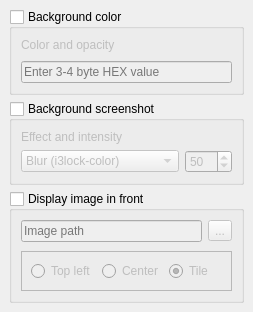
      <widget class="QWidget" name="tab_background">
       <attribute name="title">
        <string>Background</string>
       </attribute>
       <layout class="QVBoxLayout" name="verticalLayout_2">
        <property name="leftMargin">
         <number>9</number>
        </property>
        <property name="topMargin">
         <number>9</number>
        </property>
        <property name="rightMargin">
         <number>9</number>
        </property>
        <property name="bottomMargin">
         <number>9</number>
        </property>
        <item>
         <widget class="QGroupBox" name="bg_color">
          <property name="toolTip">
           <string>Display a solid or transparent color instead of a filtered screenshot. Use this if you have a blurring compositor or want a solid color as a background</string>
          </property>
          <property name="title">
           <string>Background color</string>
          </property>
          <property name="checkable">
           <bool>true</bool>
          </property>
          <property name="checked">
           <bool>false</bool>
          </property>
          <layout class="QVBoxLayout" name="verticalLayout_14">
           <property name="spacing">
            <number>9</number>
           </property>
           <item>
            <widget class="QLabel" name="label_color">
             <property name="text">
              <string>Color and opacity</string>
             </property>
            </widget>
           </item>
           <item>
            <widget class="QLineEdit" name="color">
             <property name="styleSheet">
              <string notr="true"/>
             </property>
             <property name="inputMask">
              <string/>
             </property>
             <property name="text">
              <string/>
             </property>
             <property name="maxLength">
              <number>32767</number>
             </property>
             <property name="frame">
              <bool>true</bool>
             </property>
             <property name="readOnly">
              <bool>false</bool>
             </property>
             <property name="placeholderText">
              <string>Enter 3-4 byte HEX value</string>
             </property>
            </widget>
           </item>
          </layout>
         </widget>
        </item>
        <item>
         <widget class="QGroupBox" name="bg_screenshot">
          <property name="toolTip">
           <string>Take a screenshot of the desktop and filter it instead of using a solid or transparent color. Use this if you don't have a blurring compositor or want a differnet effect. May be slow to start on high definition screens</string>
          </property>
          <property name="title">
           <string>Background screenshot</string>
          </property>
          <property name="checkable">
           <bool>true</bool>
          </property>
          <property name="checked">
           <bool>false</bool>
          </property>
          <layout class="QVBoxLayout" name="verticalLayout_13">
           <item>
            <widget class="QLabel" name="label_14">
             <property name="text">
              <string>Effect and intensity</string>
             </property>
            </widget>
           </item>
           <item>
            <widget class="QFrame" name="frame_3">
             <property name="frameShape">
              <enum>QFrame::NoFrame</enum>
             </property>
             <property name="frameShadow">
              <enum>QFrame::Raised</enum>
             </property>
             <layout class="QHBoxLayout" name="horizontalLayout_22" stretch="1,0">
              <property name="spacing">
               <number>6</number>
              </property>
              <property name="sizeConstraint">
               <enum>QLayout::SetDefaultConstraint</enum>
              </property>
              <property name="leftMargin">
               <number>0</number>
              </property>
              <property name="topMargin">
               <number>0</number>
              </property>
              <property name="rightMargin">
               <number>0</number>
              </property>
              <property name="bottomMargin">
               <number>0</number>
              </property>
              <item>
               <widget class="QComboBox" name="combo_screenshot">
                <item>
                 <property name="text">
                  <string>Blur (i3lock-color)</string>
                 </property>
                </item>
                <item>
                 <property name="text">
                  <string>Pixelate (imagemagick)</string>
                 </property>
                </item>
               </widget>
              </item>
              <item>
               <widget class="QSpinBox" name="bg_mode_intensity">
                <property name="maximum">
                 <number>100</number>
                </property>
                <property name="singleStep">
                 <number>5</number>
                </property>
                <property name="value">
                 <number>50</number>
                </property>
               </widget>
              </item>
             </layout>
            </widget>
           </item>
          </layout>
         </widget>
        </item>
        <item>
         <widget class="QGroupBox" name="bg_image">
          <property name="toolTip">
           <string>Show a selected image over the background. This can be used to show an icon in the middle (such as a lock), or to completely cover the background (incompatable with imagemagick effects)</string>
          </property>
          <property name="title">
           <string>Display image in front</string>
          </property>
          <property name="checkable">
           <bool>true</bool>
          </property>
          <property name="checked">
           <bool>false</bool>
          </property>
          <layout class="QVBoxLayout" name="verticalLayout_8">
           <property name="spacing">
            <number>9</number>
           </property>
           <item>
            <widget class="QFrame" name="frame_image">
             <property name="frameShape">
              <enum>QFrame::NoFrame</enum>
             </property>
             <property name="frameShadow">
              <enum>QFrame::Raised</enum>
             </property>
             <layout class="QHBoxLayout" name="horizontalLayout_4">
              <property name="spacing">
               <number>6</number>
              </property>
              <property name="leftMargin">
               <number>0</number>
              </property>
              <property name="topMargin">
               <number>0</number>
              </property>
              <property name="rightMargin">
               <number>0</number>
              </property>
              <property name="bottomMargin">
               <number>0</number>
              </property>
              <item>
               <widget class="QLineEdit" name="image">
                <property name="toolTip">
                 <string/>
                </property>
                <property name="inputMethodHints">
                 <set>Qt::ImhNone</set>
                </property>
                <property name="inputMask">
                 <string notr="true"/>
                </property>
                <property name="text">
                 <string notr="true"/>
                </property>
                <property name="maxLength">
                 <number>32767</number>
                </property>
                <property name="frame">
                 <bool>true</bool>
                </property>
                <property name="readOnly">
                 <bool>false</bool>
                </property>
                <property name="placeholderText">
                 <string>Image path</string>
                </property>
               </widget>
              </item>
              <item>
               <widget class="QToolButton" name="tbtn_image">
                <property name="toolTip">
                 <string>Select image location</string>
                </property>
                <property name="text">
                 <string>...</string>
                </property>
               </widget>
              </item>
             </layout>
            </widget>
           </item>
           <item>
            <widget class="QFrame" name="frame">
             <property name="frameShape">
              <enum>QFrame::StyledPanel</enum>
             </property>
             <property name="frameShadow">
              <enum>QFrame::Raised</enum>
             </property>
             <layout class="QHBoxLayout" name="horizontalLayout_7">
              <item>
               <widget class="QRadioButton" name="corner">
                <property name="toolTip">
                 <string>Align the image background in the top left corner</string>
                </property>
                <property name="text">
                 <string>Top left</string>
                </property>
                <property name="checked">
                 <bool>false</bool>
                </property>
               </widget>
              </item>
              <item>
               <widget class="QRadioButton" name="centered">
                <property name="toolTip">
                 <string>Align the image background in the center</string>
                </property>
                <property name="text">
                 <string>Center</string>
                </property>
                <property name="checked">
                 <bool>false</bool>
                </property>
               </widget>
              </item>
              <item>
               <widget class="QRadioButton" name="tiling">
                <property name="toolTip">
                 <string>Tile the image across the screen (good for small images or patterns)</string>
                </property>
                <property name="text">
                 <string>Tile</string>
                </property>
                <property name="checked">
                 <bool>true</bool>
                </property>
               </widget>
              </item>
             </layout>
            </widget>
           </item>
           <item>
            <spacer name="verticalSpacer">
             <property name="orientation">
              <enum>Qt::Vertical</enum>
             </property>
             <property name="sizeHint" stdset="0">
              <size>
               <width>20</width>
               <height>0</height>
              </size>
             </property>
            </spacer>
           </item>
          </layout>
         </widget>
        </item>
       </layout>
      </widget>
